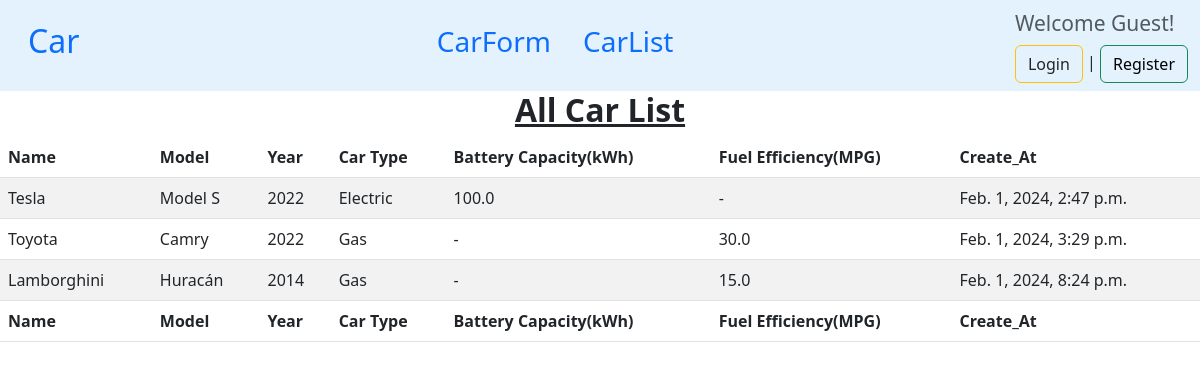
The app's page /showcar/ with its own data.
### CarSync_app/models.py (models this page shows, shortened)
class CarModel(models.Model):
    CAR_TYPE_CHOICES = [
        ('Electric', 'Electric'),
        ('Gas', 'Gas'),
    ]
    name = models.CharField(max_length=100)
    model = models.CharField(max_length=100)
    year = models.IntegerField()
    car_type = models.CharField(max_length=8, choices=CAR_TYPE_CHOICES)
    battery_capacity = models.FloatField(null=True, blank=True)
    fuel_efficiency = models.FloatField(null=True, blank=True)
    create_at = models.DateTimeField(auto_now_add=True)

### CarSync_app/views.py (the view)
# urls.py: path('showcar/', views.show_car, name='showcar'),
def show_car(request) :
    cars = CarModel.objects.all()
    return render(request, 'car/show_car.html' , {'cars' : cars})

### CarSync_app/templates/car/show_car.html
{% extends "base.html" %}
{% load crispy_forms_tags %}
{% block body %}
<h2 style="text-align: center;"><b><u>All Car List</u></b></h2>
<table id="example" class="table table-striped" style="width:100%">
    <thead>
        <tr>
            <th>Name</th>
            <th>Model</th>
            <th>Year</th>
            <th>Car Type</th>
            <th>Battery Capacity(kWh)</th>
            <th>Fuel Efficiency(MPG)</th>
            <th>Create_At</th>
        </tr>
    </thead>
    <tbody>
        {% for car in cars %}
        <tr>
            <td>{{ car.name }}</td>
            <td>{{ car.model }}</td>
            <td>{{ car.year }}</td>
            <td>{{ car.car_type }}</td>
            <td>{% if car.battery_capacity %}{{ car.battery_capacity }}{% else %}-{% endif %}</td>
            <td>{% if car.fuel_efficiency %}{{ car.fuel_efficiency }}{% else %}-{% endif %}</td>
            <td>{{ car.create_at }}</td>
        </tr>
        {% endfor %}
    </tbody>
    <tfoot>
        <tr>
            <th>Name</th>
            <th>Model</th>
            <th>Year</th>
            <th>Car Type</th>
            <th>Battery Capacity(kWh)</th>
            <th>Fuel Efficiency(MPG)</th>
            <th>Create_At</th>
        </tr>
    </tfoot>
</table>
{% endblock body %}

### templates/base.html (shortened to what this page needs)
<!doctype html>
<html lang="en">
<head>
  <link href="https://cdn.jsdelivr.net/npm/bootstrap@5.3.1/dist/css/bootstrap.min.css" rel="stylesheet"
>
  <link rel="stylesheet" href="https://cdnjs.cloudflare.com/ajax/libs/twitter-bootstrap/5.3.0/css/bootstrap.min.css">
  <link rel="stylesheet" href="https://cdn.datatables.net/1.13.7/css/dataTables.bootstrap5.min.css">
</head>
<body>
        <nav class="navbar navbar-expand-lg navbar-light" style="background-color: #e3f2fd;">
          <div class="container-fluid">
            <ul class="nav">
              <li class="nav-item">
                <h2><a class="nav-link active" aria-current="page" href="{% url 'home' %}">Car</a></h2>
              </li>
            </ul>
            <div class="nav_middle mx-auto">
              <ul class="nav justify-content-center">
                <li class="nav-item">
                  <h3><a class="nav-link active" aria-current="page" href="{% url 'caradd' %}">CarForm</a></h3>
                </li>
                <li class="nav-item">
                  <h3><a class="nav-link" href="{% url 'showcar' %}">CarList</a></h3>
                </li>
              </ul>
            </div>
            <div>
              <ul class="nav justify-content-end">
                <li class="nav-item">
                  <div class="widget-header">
                    {% if user.is_authenticated %}
                    <h4><small class="title text-muted">Welcome {{user}}!</small>
                      <div>
                        <a href="{% url 'profile' %}" class="btn btn-outline-warning text-dark" type="submit">Profile</a>
                        <span class="dark-transp"> | </span>
                        <a href="{% url 'logout' %}" class="btn btn-outline-success text-black"> Logout</a>
                      </div>
                    </h4>
                        {% else %}
                        <h4><small class="title text-muted">Welcome Guest!</small></h4>
                        <div>
                        <a href="{% url 'login' %}" class="btn btn-outline-warning text-dark" type="submit">Login</a>
                        <span class="dark-transp"> | </span>
                        <a href="{% url 'register' %}" class="btn btn-outline-success text-black">Register</a>
                      </div>
                  {% endif %}
                  </div>
                </li>
              </ul>
            </div>
          </div>
        </nav>
  {% block body %}
  {% endblock body %}
</body>
</html>

### records on screen
CarModel: name "Tesla", model "Model S", year "2022", car_type "Electric", battery_capacity "100.0", create_at "Feb. 1, 2024, 2:47 p.m."
CarModel: name "Toyota", model "Camry", year "2022", car_type "Gas", fuel_efficiency "30.0", create_at "Feb. 1, 2024, 3:29 p.m."
CarModel: name "Lamborghini", model "Huracán", year "2014", car_type "Gas", fuel_efficiency "15.0", create_at "Feb. 1, 2024, 8:24 p.m."
